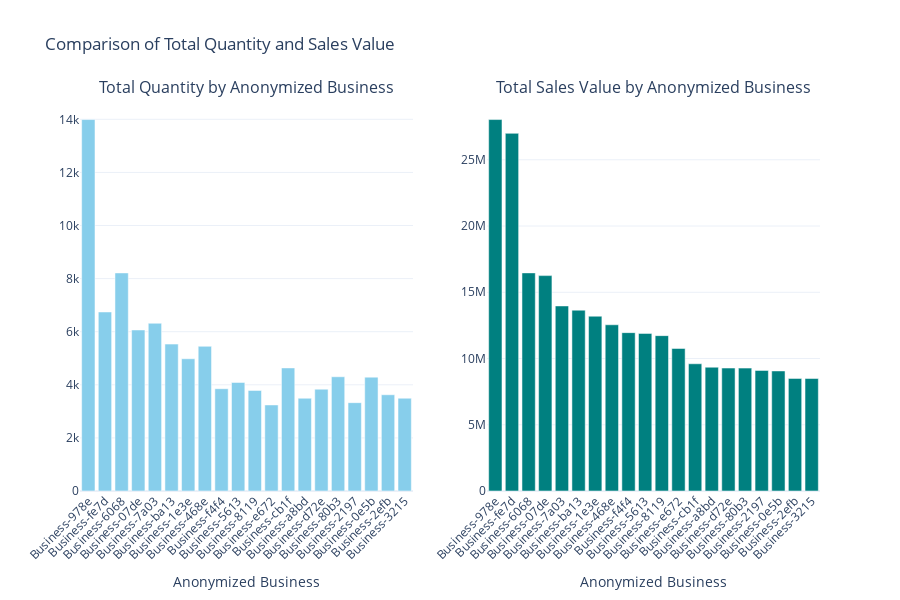

Notebook source saved alongside this figure:
### Code cell
# Side-by-Side Plots for Anonymized Category
plot_separate_side_by_side(
    business_summary.head(20),
    x_column='ANONYMIZED_BUSINESS',
    quantity_column='TOTAL_QUANTITY',
    sales_column='TOTAL_SALES_VALUE',
    title_quantity='Total Quantity by Anonymized Business',
    title_sales='Total Sales Value by Anonymized Business',
    xlabel='Anonymized Business'
)

### Figure 1 — Plotly figure (JSON) as saved in the notebook; plotly's stock layout.template omitted (floating-point values rounded to 4 significant figures)
{"data": [{"marker": {"color": "skyblue"}, "name": "Total Quantity", "type": "bar", "x": ["Business-978e", "Business-fe7d", "Business-6068", "Business-07de", "Business-7a03", "Business-ba13", "Business-1e3e", "Business-468e", "Business-f4f4", "Business-5613", "Business-8119", "Business-e672", "Business-cb1f", "Business-a8bd", "Business-d72e", "Business-80b3", "Business-2197", "Business-0e5b", "Business-2efb", "Business-3215"], "xaxis": "x", "y": [13991, 6743, 8214, 6065, 6318, 5533, 4981, 5450, 3852, 4089, 3788, 3242, 4636, 3494, 3835, 4303, 3327, 4289, 3625, 3495], "yaxis": "y"}, {"marker": {"color": "teal"}, "name": "Total Sales Value", "type": "bar", "x": ["Business-978e", "Business-fe7d", "Business-6068", "Business-07de", "Business-7a03", "Business-ba13", "Business-1e3e", "Business-468e", "Business-f4f4", "Business-5613", "Business-8119", "Business-e672", "Business-cb1f", "Business-a8bd", "Business-d72e", "Business-80b3", "Business-2197", "Business-0e5b", "Business-2efb", "Business-3215"], "xaxis": "x2", "y": [28037358, 26997121, 16464195, 16258068, 13968451, 13650016, 13192967, 12546597, 11952941, 11895552, 11727274, 10758445, 9602700, 9344121, 9280411, 9275497, 9102473, 9062164, 8498555, 8489805], "yaxis": "y2"}], "layout": {"annotations": [{"font": {"size": 16}, "showarrow": false, "text": "Total Quantity by Anonymized Business", "x": 0.225, "xanchor": "center", "xref": "paper", "y": 1, "yanchor": "bottom", "yref": "paper"}, {"font": {"size": 16}, "showarrow": false, "text": "Total Sales Value by Anonymized Business", "x": 0.775, "xanchor": "center", "xref": "paper", "y": 1, "yanchor": "bottom", "yref": "paper"}], "height": 600, "showlegend": false, "title": {"text": "Comparison of Total Quantity and Sales Value"}, "xaxis": {"anchor": "y", "domain": [0, 0.45], "tickangle": -45, "title": {"text": "Anonymized Business"}}, "xaxis2": {"anchor": "y2", "domain": [0.55, 1], "tickangle": -45, "title": {"text": "Anonymized Business"}}, "yaxis": {"anchor": "x", "domain": [0, 1]}, "yaxis2": {"anchor": "x2", "domain": [0, 1]}}}
